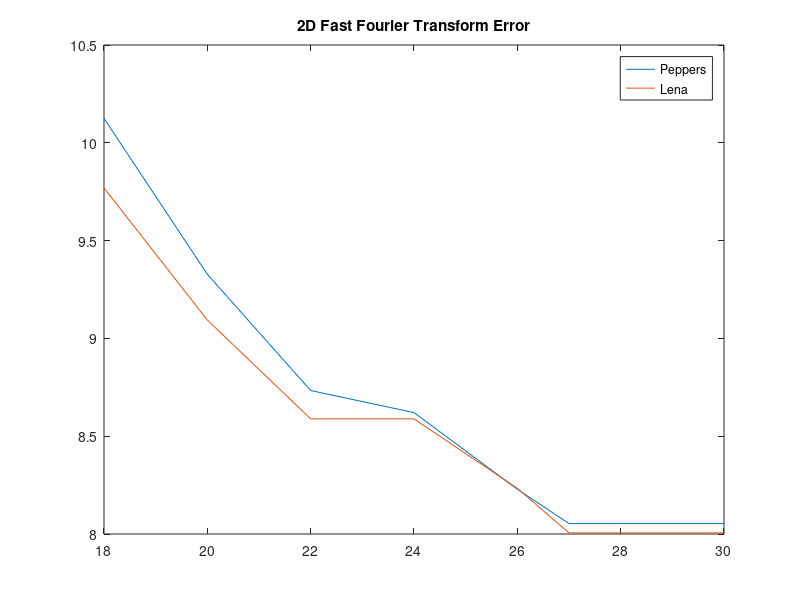
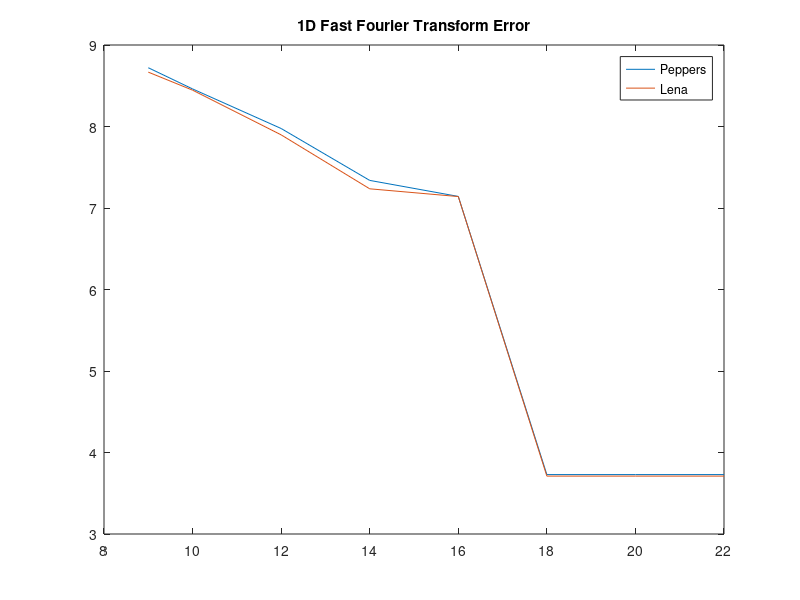

MATLAB code to generate these figures, in order:
X = [18 20 22 24 26 27 28 30];
peppers = [1116.72 642.68 425.64 393.64 300 265.64 265.64 265.64];
lena = [872.59 546.56 384.99 384.99 300.99 256.99 256.99 256.99];
figure(1)
plot(X,log2(peppers),X,log2(lena));
title('2D Fast Fourier Transform Error')
legend('Peppers','Lena')

Z = [9 10 12 14 16 18 20 22]
p1 = [422 352.39 251.68 161.87 141.26 13.26 13.26 13.26]
l1 = [406.5 348.73 238.45 150.7 141.09 13.09 13.09 13.09]
figure(2);
plot(Z,log2(p1),Z,log2(l1));
title('1D Fast Fourier Transform Error')
legend('Peppers','Lena')
